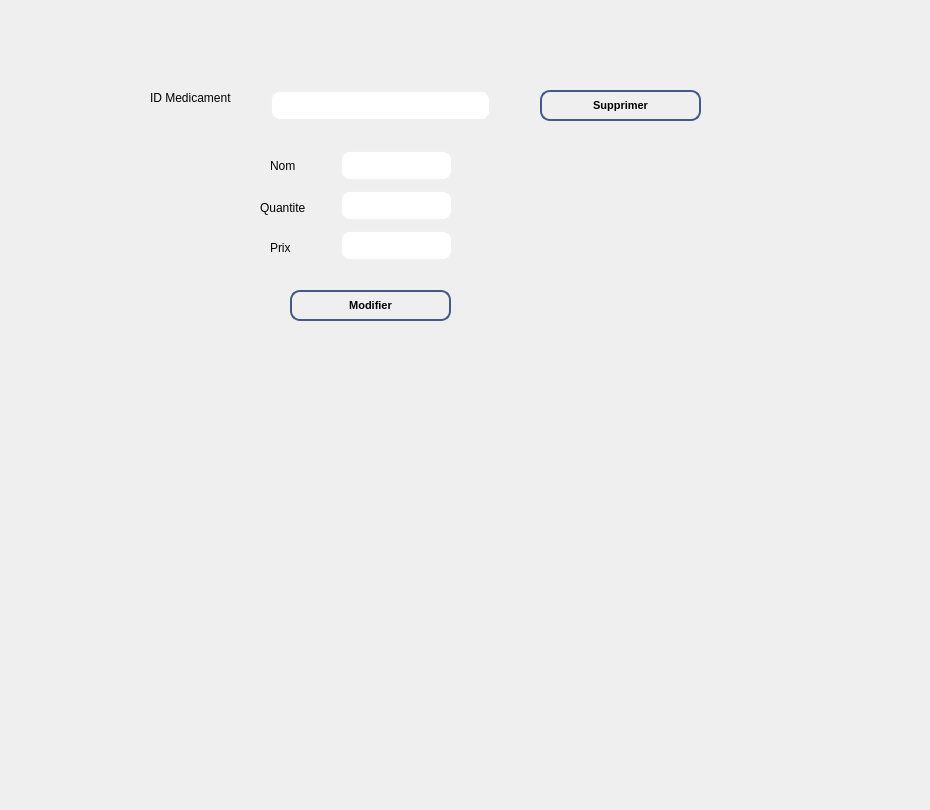
      <widget class="QWidget" name="tab_9">
       <attribute name="title">
        <string>Modifier un médicament</string>
       </attribute>
       <widget class="QLineEdit" name="le_nommodif">
        <property name="geometry">
         <rect>
          <x>340</x>
          <y>150</y>
          <width>113</width>
          <height>31</height>
         </rect>
        </property>
        <property name="styleSheet">
         <string notr="true">QLineEdit {
  background-color: qlineargradient(x1: 0, y1: 0, x2: 0, y2: 1,
                                      stop: 0 #455987, stop: 1 #4d8fac);
  border: 2px solid #f0f0f0;
  border-radius: 10px;
  color: #ffffff;
  padding: 8px 16px;
  transition: all 0.3s ease-in-out;
}

QLineEdit:hover {
  background-color: qlineargradient(x1: 0, y1: 0, x2: 0, y2: 1,
                                      stop: 0 #4d8fac, stop: 1 #455987);
  border-color: #ffffff;
}

QLineEdit:focus {
  background-color: qlineargradient(x1: 0, y1: 0, x2: 0, y2: 1,
                                      stop: 0 #4d8fac, stop: 1 #455987);
  border-color: #ffffff;
  box-shadow: 0 0 10px #4d8fac;
}
</string>
        </property>
       </widget>
       <widget class="QLineEdit" name="le_IDMODIF">
        <property name="geometry">
         <rect>
          <x>270</x>
          <y>90</y>
          <width>221</width>
          <height>31</height>
         </rect>
        </property>
        <property name="styleSheet">
         <string notr="true">QLineEdit {
  background-color: qlineargradient(x1: 0, y1: 0, x2: 0, y2: 1,
                                      stop: 0 #455987, stop: 1 #4d8fac);
  border: 2px solid #f0f0f0;
  border-radius: 10px;
  color: #ffffff;
  padding: 8px 16px;
  transition: all 0.3s ease-in-out;
}

QLineEdit:hover {
  background-color: qlineargradient(x1: 0, y1: 0, x2: 0, y2: 1,
                                      stop: 0 #4d8fac, stop: 1 #455987);
  border-color: #ffffff;
}

QLineEdit:focus {
  background-color: qlineargradient(x1: 0, y1: 0, x2: 0, y2: 1,
                                      stop: 0 #4d8fac, stop: 1 #455987);
  border-color: #ffffff;
  box-shadow: 0 0 10px #4d8fac;
}
</string>
        </property>
        <property name="text">
         <string/>
        </property>
       </widget>
       <widget class="QLabel" name="label_6">
        <property name="geometry">
         <rect>
          <x>260</x>
          <y>200</y>
          <width>71</width>
          <height>16</height>
         </rect>
        </property>
        <property name="styleSheet">
         <string notr="true">font: 87 8pt &quot;Segoe UI Black&quot; rgb(0, 0, 0);
</string>
        </property>
        <property name="text">
         <string>Quantite</string>
        </property>
       </widget>
       <widget class="QLabel" name="label_5">
        <property name="geometry">
         <rect>
          <x>150</x>
          <y>90</y>
          <width>101</width>
          <height>16</height>
         </rect>
        </property>
        <property name="styleSheet">
         <string notr="true">font: 87 8pt &quot;Segoe UI Black&quot; rgb(0, 0, 0);
</string>
        </property>
        <property name="text">
         <string>ID Medicament</string>
        </property>
       </widget>
       <widget class="QLabel" name="label_8">
        <property name="geometry">
         <rect>
          <x>270</x>
          <y>155</y>
          <width>61</width>
          <height>21</height>
         </rect>
        </property>
        <property name="styleSheet">
         <string notr="true">font: 87 8pt &quot;Segoe UI Black&quot; rgb(0, 0, 0);

</string>
        </property>
        <property name="text">
         <string>Nom</string>
        </property>
       </widget>
       <widget class="QLineEdit" name="le_prixmodif">
        <property name="geometry">
         <rect>
          <x>340</x>
          <y>230</y>
          <width>113</width>
          <height>31</height>
         </rect>
        </property>
        <property name="styleSheet">
         <string notr="true">QLineEdit {
  background-color: qlineargradient(x1: 0, y1: 0, x2: 0, y2: 1,
                                      stop: 0 #455987, stop: 1 #4d8fac);
  border: 2px solid #f0f0f0;
  border-radius: 10px;
  color: #ffffff;
  padding: 8px 16px;
  transition: all 0.3s ease-in-out;
}

QLineEdit:hover {
  background-color: qlineargradient(x1: 0, y1: 0, x2: 0, y2: 1,
                                      stop: 0 #4d8fac, stop: 1 #455987);
  border-color: #ffffff;
}

QLineEdit:focus {
  background-color: qlineargradient(x1: 0, y1: 0, x2: 0, y2: 1,
                                      stop: 0 #4d8fac, stop: 1 #455987);
  border-color: #ffffff;
  box-shadow: 0 0 10px #4d8fac;
}
</string>
        </property>
       </widget>
       <widget class="QLabel" name="label_7">
        <property name="geometry">
         <rect>
          <x>270</x>
          <y>240</y>
          <width>61</width>
          <height>16</height>
         </rect>
        </property>
        <property name="styleSheet">
         <string notr="true">font: 87 8pt &quot;Segoe UI Black&quot; rgb(0, 0, 0);
</string>
        </property>
        <property name="text">
         <string>Prix</string>
        </property>
       </widget>
       <widget class="QLabel" name="label_210">
        <property name="geometry">
         <rect>
          <x>10</x>
          <y>-80</y>
          <width>911</width>
          <height>801</height>
         </rect>
        </property>
        <property name="text">
         <string/>
        </property>
        <property name="pixmap">
         <pixmap>:/fond.png</pixmap>
        </property>
       </widget>
       <widget class="QLineEdit" name="la_quantitemodif">
        <property name="geometry">
         <rect>
          <x>340</x>
          <y>190</y>
          <width>113</width>
          <height>31</height>
         </rect>
        </property>
        <property name="styleSheet">
         <string notr="true">QLineEdit {
  background-color: qlineargradient(x1: 0, y1: 0, x2: 0, y2: 1,
                                      stop: 0 #455987, stop: 1 #4d8fac);
  border: 2px solid #f0f0f0;
  border-radius: 10px;
  color: #ffffff;
  padding: 8px 16px;
  transition: all 0.3s ease-in-out;
}

QLineEdit:hover {
  background-color: qlineargradient(x1: 0, y1: 0, x2: 0, y2: 1,
                                      stop: 0 #4d8fac, stop: 1 #455987);
  border-color: #ffffff;
}

QLineEdit:focus {
  background-color: qlineargradient(x1: 0, y1: 0, x2: 0, y2: 1,
                                      stop: 0 #4d8fac, stop: 1 #455987);
  border-color: #ffffff;
  box-shadow: 0 0 10px #4d8fac;
}
</string>
        </property>
       </widget>
       <widget class="QPushButton" name="supprimerf_8">
        <property name="geometry">
         <rect>
          <x>540</x>
          <y>90</y>
          <width>161</width>
          <height>31</height>
         </rect>
        </property>
        <property name="styleSheet">
         <string notr="true">QPushButton {
    background: qlineargradient(x1: 0, y1: 0, x2: 0, y2: 1,
                                stop: 0 #F5DEB3, stop: 0.5 #D2B48C, stop: 1.0 #F5DEB3);
    border: 2px solid #455987;
    border-radius: 10px;
    padding: 5px 10px;
    font-size: 11px; 
    font-weight: bold;
    color: #000000;
    text-shadow: 1px 1px #FFFFFF;
    box-shadow: 1px 1px 3px rgba(0, 0, 0, 0.25);
}

QPushButton:hover {
    background: qlineargradient(x1: 0, y1: 0, x2: 0, y2: 1,
                                stop: 0 #D2B48C, stop: 0.5 #F5DEB3, stop: 1.0 #F5DEB3);
    border: 2px solid #455987;
    text-shadow: 1px 1px #FFFFFF;
}
</string>
        </property>
        <property name="text">
         <string>Supprimer</string>
        </property>
       </widget>
       <widget class="QPushButton" name="Modifier">
        <property name="geometry">
         <rect>
          <x>290</x>
          <y>290</y>
          <width>161</width>
          <height>31</height>
         </rect>
        </property>
        <property name="styleSheet">
         <string notr="true">QPushButton {
    background: qlineargradient(x1: 0, y1: 0, x2: 0, y2: 1,
                                stop: 0 #F5DEB3, stop: 0.5 #D2B48C, stop: 1.0 #F5DEB3);
    border: 2px solid #455987;
    border-radius: 10px;
    padding: 5px 10px;
    font-size: 11px; 
    font-weight: bold;
    color: #000000;
    text-shadow: 1px 1px #FFFFFF;
    box-shadow: 1px 1px 3px rgba(0, 0, 0, 0.25);
}

QPushButton:hover {
    background: qlineargradient(x1: 0, y1: 0, x2: 0, y2: 1,
                                stop: 0 #D2B48C, stop: 0.5 #F5DEB3, stop: 1.0 #F5DEB3);
    border: 2px solid #455987;
    text-shadow: 1px 1px #FFFFFF;
}
</string>
        </property>
        <property name="text">
         <string>Modifier</string>
        </property>
       </widget>
       <zorder>label_210</zorder>
       <zorder>le_nommodif</zorder>
       <zorder>le_IDMODIF</zorder>
       <zorder>label_6</zorder>
       <zorder>label_5</zorder>
       <zorder>label_8</zorder>
       <zorder>le_prixmodif</zorder>
       <zorder>label_7</zorder>
       <zorder>la_quantitemodif</zorder>
       <zorder>supprimerf_8</zorder>
       <zorder>Modifier</zorder>
      </widget>
